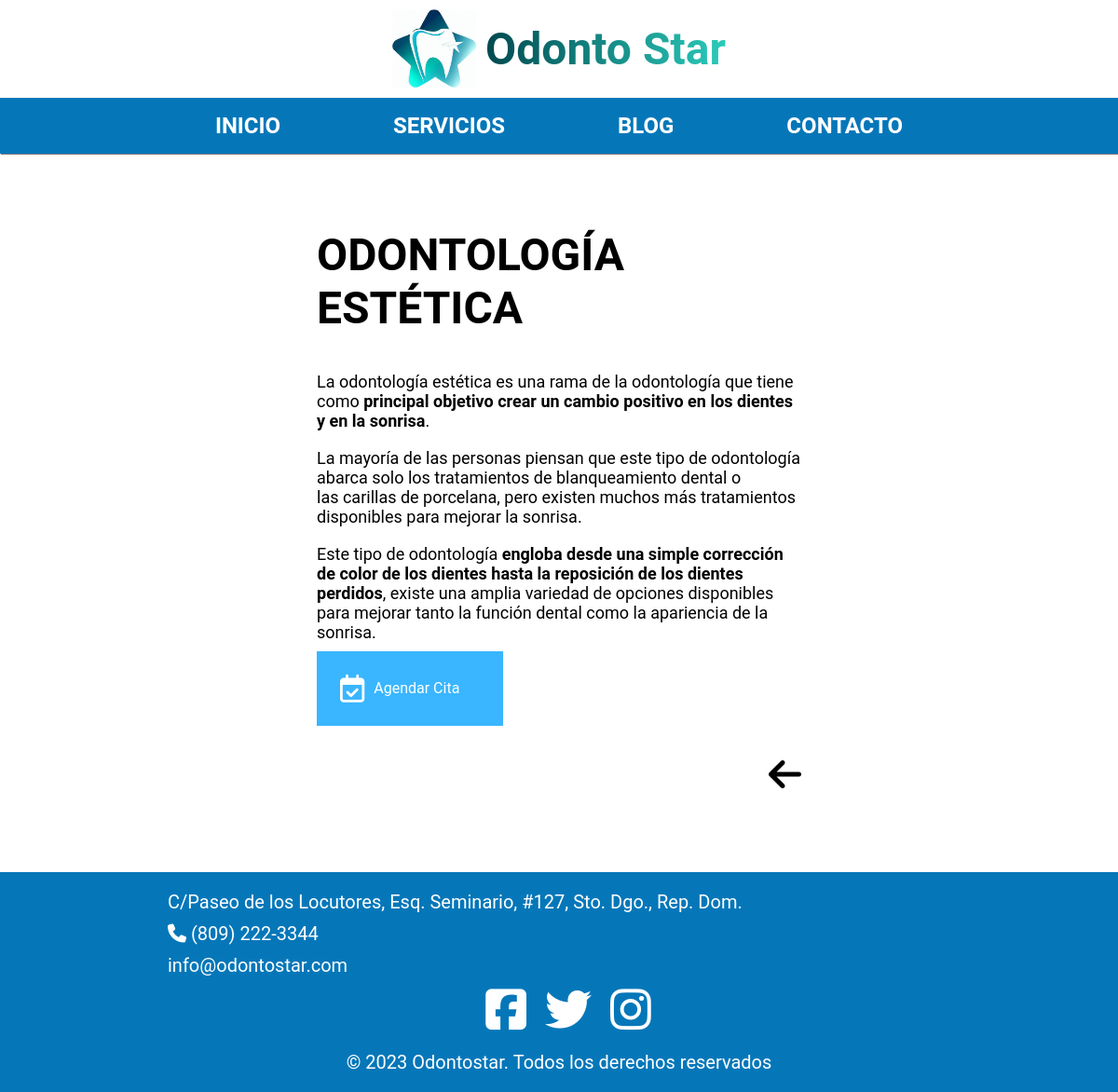
Screenshot of /services/service/9/ with the database file from the repository.
### services/models.py (models this page shows, shortened)
class Service(models.Model):
    name = models.CharField(max_length=100, verbose_name='Nombre')
    description = RichTextField(verbose_name="Descripcion")
    image = models.ImageField(upload_to='media/services/', verbose_name='Imagen')
    created = models.DateTimeField(auto_now_add=True, verbose_name='Fecha de Creacion')
    updated = models.DateTimeField(auto_now=True, verbose_name='Fecha de Modificacion')
    class Meta:
        verbose_name='Servicio'
        verbose_name_plural='Servicios'
        ordering = ['-created']

### services/views.py (the view)
# urls.py: path('service/<int:pk>/',ServiceDetailView.as_view(), name='service'),
class ServiceDetailView(DetailView):
    model = Service

### social/processors.py (called while the page is built)
def context_dic(request):
    context  = {}
    links = SocialNetwork.objects.all()
    for link in links:
        context[link.key] = link.url
    return context

### services/templates/services/service_detail.html
{% extends 'core/base.html' %}
{% load static %}
{% block content %}
<main class="main-service">
    <div class="service-container">
        <h2 class="title-service">{{service.name}}</h2>
        <p class="description-service">{{ service.description|safe }}</p>
        <a class="btn-cita" href="{% url 'form-date' %}"><i class="fa-regular fa-calendar-check"></i>Agendar Cita</a>
        <div class="back-button">
            <a href="{% url 'services' %} "><i class="fa-solid fa-arrow-left"></i></a>
        </div>
    </div>
</main>
{% endblock content %}

### core/static/core/css/style.css (style rules this page uses)
* { margin: 0; padding: 0; box-sizing: border-box; font-family: Roboto; }
hmtl, body { display: flex; flex-direction: column; min-height: 100vh; }
a { text-decoration: none; color: black; }

### services/static/services/css/style.css (style rules this page uses)
.main-service { display: flex; flex-direction: column; flex-wrap: wrap; width: 100%; max-height: 1200px; padding: 40px 0; }
.service-container { display: flex; flex-direction: column; width: 50%; min-height: 100%; min-width: 400px; margin: 0 auto; padding: 40px; }
.title-service { font-size: 3rem; padding-bottom: 10px; text-transform: uppercase; }
.description-service { display: flex; text-align: justify; font-size: 1.2rem; padding-bottom: 30px; }
.btn-cita { display: flex; width: 100%; max-width: 200px; margin-top: 10px; background-color: #39b6ff; align-items: center; padding: 25px 25px; color: white; }
.btn-cita i { font-size: 30px; padding-right: 10px; }
.back-button { display: flex; justify-content: end; align-items: end; font-size: 40px; margin-top: 30px; }

### blog/static/blog/css/style.css (style rules this page uses)
* { box-sizing: border-box; margin: 0; padding: 0; }

### rows the page displays
Service: name "ODONTOLOGÍA ESTÉTICA", description "La odontología estética es una rama de la odontología que tiene como principal objetivo crear un cambio positivo en los dientes y en la sonrisa . La mayoría de las personas piensan que este tipo de odontología abarca solo los tratamientos de blanqueamiento dental o las carillas de porcelana , pero existen muchos más tratamientos disponibles para mejorar la sonrisa. Este tipo de odontología engloba desde una simple corrección de color de los dientes hasta la reposición de los dientes perdidos , existe una amplia variedad de opciones disponibles para mejorar tanto la función dental como la apariencia de la sonrisa."
